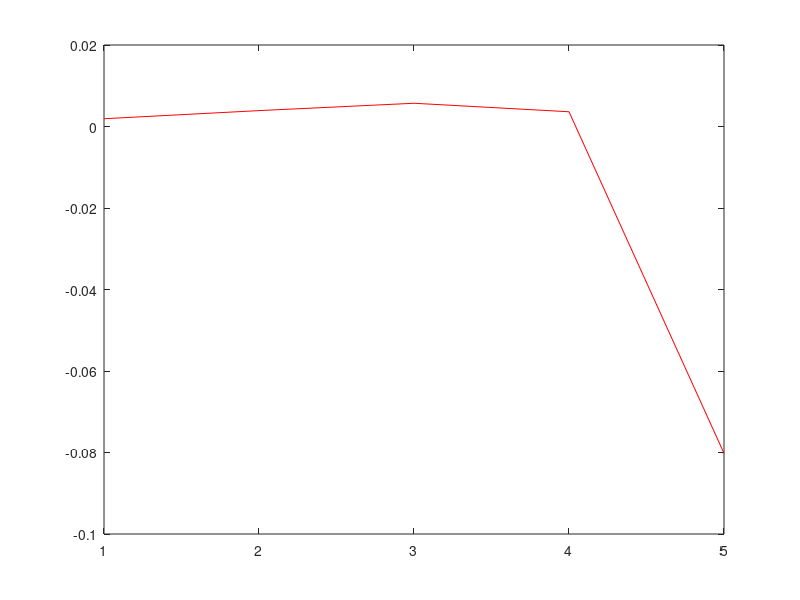

MATLAB code to generate this figure:
%Resolucion estacionaria por metodo de volumen finito para la ecuacion de
%transmision de Calor en 1D con termino advectivo por upwind difference y
%con celdas de tamaño regular

%Definicion de parametros globales
cant_celdas = 5; %numeros de elementos en la recta 1D
ini = 0;%punto de inicio de la recta
fin = 1;%punto de fin de la recta
L = fin - ini;
h = L/cant_celdas;%distancia que separa las celdas (si son regulares)

%Definicion de parametros especificos de la ecuacion de balance termico
k = -1;%Constante de difusividad
Q = -1;%fuente
v = -100;%velocidad
cm_h = 1;%h de la condicion mixta
cm_k = 1;%k de la condicion mixta si la hay
cm_finf = 1;%temperatura externa fi inf

%Definicion de las condiciones de borde (-1 significa que no aplica)
cbd_i = 0;%condicion de borde dirichlet izquierda
cbd_d = -1;%condicion de borde dirichlet derecha
cbn_i = -1;%condicion de borde neumann izquierda
cbn_d = 1;%condicion de borde neumann derecha
cbm_i = -1;%condicion de borde mixta izquierda %cualquier numero distinto de -1 la activa
cbm_d = -1;%condicion de borde mixta derecha

%Matriz del lado derecho (todos los terminos que tienen incognitas fi)
A = zeros(cant_celdas,cant_celdas);

for i = 1:cant_celdas
    %Partes de la ecuacion de transmision que colaboran con la matriz
    switch i
        case 1
            %Caso que es la primera celda
            if (cbd_i ~= -1) %Condicion Dirichlet
                A(i,i) = -v + k/h * -3;
                A(i,i+1) = k/h;
            else
                if(cbn_i ~= -1)
                    %Condicion Neumann
                    A(i,i) = - k/h;
                    A(i,i+1) = k/h;
                else
                    %Condicion Mixta
                    difer=4*cm_k/(2*h*cm_k+cm_h*h^2) - 2/h;
                    A(i,i) = v*(2*cm_k/h)/((2*cm_k/h) + cm_h) + k*difer + -v - k/h;
                    A(i,i+1) = k/h;
                end
            end
        case cant_celdas
            %Caso ultima celda
            if (cbd_d ~= -1) %Condicion Dirichlet
                A(i,i-1) = v + k/h;
                A(i,i) = k/h * -3;
            else
                if(cbn_d ~= -1)
                    %Condicion Neumann
                    A(i,i-1) = v + k/h;
                    A(i,i) = -v - k/h;
                else
                    %Condicion Mixta
                    difer2= 2/h - 4*cm_k/(2*h*cm_k+cm_h*h^2);
                    A(i,i) = v*(2*cm_k/h)/((2*cm_k/h) + cm_h) + k*difer2 + v - k/h;
                    A(i,i-1) = v - k/h;
                end
            end
        otherwise
            %celdas interna
            A(i,i-1) =  v + k/h;
            A(i,i) =  -v + k/h * -2;
            A(i,i+1) = k/h;
    end
end


%vector del lado izquierdo (todos los terminos que no tienen icognita fi y condiciones de borde)
b = zeros(cant_celdas,1);

for i = 1:cant_celdas
    %Partes de la ecuacion de transmision que colaboran con la matriz
    switch i
        case 1
            %Caso que es la primera celda
            if (cbd_i ~= -1) 
                %Condicion Dirichlet
                b(i) = -Q*h - 2*k/h * cbd_i - v * cbd_i;
            else
                if (cbn_i ~= -1)
                    %Condicion Neumann
                    b(i) = -Q*h - k*cbn_i - v * (-1*(h/2)*cbn_i);%el termino advectivo actua en la direccion de la cara
                else
                    %Condicion Mixta
                    b(i) = -Q*h - v*cm_finf*(cm_h)/((2*cm_k/h)+cm_h) - k*2*cm_h*cm_finf/(2*cm_k+cm_h*h);
                end
            end
        case cant_celdas
            %Caso ultima celda
            if (cbd_d ~= -1)
                %Condicion Dirichlet
                b(i) = -Q*h - 2*k/h * cbd_d + v * cbd_d;
            else
                if (cbn_d ~= -1)
                    %Condicion Neumann
                    b(i) = -Q*h - k*cbn_d + v * (1*(h/2)*cbn_d);%el termino advectivo actua en la direccion de la cara
                else
                    %Condicion Mixta
                    b(i) = -Q*h + v*cm_finf*(cm_h)/((2*cm_k/h)+cm_h) -  k*(-2*cm_h*cm_finf/(2*cm_k+cm_h*h)) ;
                end
            end
        otherwise
            %celdas interna
            b(i) = -Q*h;
    end
end

%Resolucion del sistema
temp=A\b;

plot(temp,'r');
